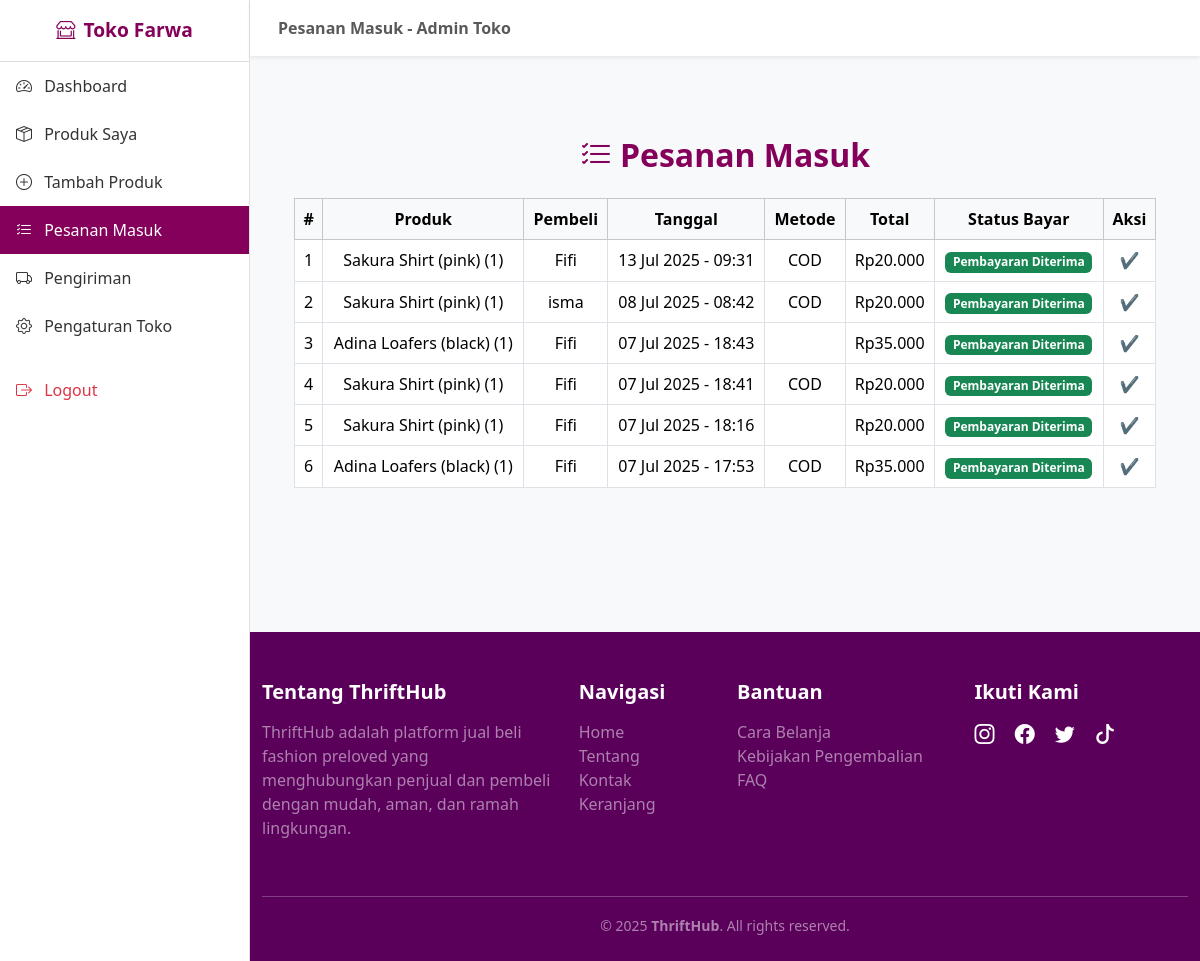
Screenshot of /index.php?url=store_orders (signed in) with the database file from the repository.
### tables this page shows
CREATE TABLE `pesanan` (
  `id` int(11) NOT NULL,
  `user_id` int(11) NOT NULL,
  `nama` varchar(100) NOT NULL,
  `alamat` text NOT NULL,
  `metode` enum('COD','Transfer') NOT NULL,
  `tanggal` datetime NOT NULL,
  `total` decimal(15,2) NOT NULL,
  `status_pengiriman` varchar(100) DEFAULT 'Diproses',
  `lokasi_pengiriman` varchar(100) DEFAULT 'Gudang',
  `estimasi_tiba` date DEFAULT NULL,
  `diterima` tinyint(1) DEFAULT 0,
  `order_id` varchar(100) DEFAULT NULL,
  `snap_token` varchar(100) DEFAULT NULL,
  `status_pembayaran` varchar(100) DEFAULT NULL,
  `payment_type` varchar(50) DEFAULT NULL,
  `transaction_time` datetime DEFAULT NULL
);

CREATE TABLE `users` (
  `id` int(11) NOT NULL,
  `name` varchar(100) NOT NULL,
  `email` varchar(100) NOT NULL,
  `password` varchar(255) NOT NULL,
  `role` enum('admin','user') NOT NULL,
  `created_at` timestamp NOT NULL DEFAULT current_timestamp(),
  `is_seller` tinyint(1) DEFAULT 0,
  `nama_toko` varchar(100) DEFAULT NULL,
  `deskripsi_toko` text DEFAULT NULL,
  `telepon` varchar(20) DEFAULT NULL,
  `alamat_toko` varchar(100) DEFAULT NULL
);

### views/seller/store_orders.php (the view, shortened to what this page needs)
<?php
include 'config/database.php';
$seller_id = $_SESSION['user']['id'];
$sql = "
SELECT p.id AS pesanan_id, u.name AS pembeli, p.tanggal, p.metode, p.status_pembayaran, p.order_id,
       GROUP_CONCAT(CONCAT(pr.nama, ' (', pi.jumlah, ')') SEPARATOR ', ') AS daftar_produk,
       SUM(pi.harga * pi.jumlah) AS total
FROM pesanan p
JOIN users u ON u.id = p.user_id
JOIN pesanan_item pi ON pi.pesanan_id = p.id
JOIN produk pr ON pi.produk_id = pr.id
WHERE pr.user_id = ?
GROUP BY p.id
ORDER BY p.tanggal DESC
";
$stmt = $conn->prepare($sql);
$stmt->bind_param("i", $seller_id);
$stmt->execute();
$result = $stmt->get_result();
?>
<div class="container py-5">
  <h2 class="fw-bold mb-4 text-center" style="color: #85005A;">
    <i class="bi bi-list-check me-2"></i>Pesanan Masuk
  </h2>
  <?php if ($result->num_rows > 0): ?>
  <div class="table-responsive">
    <table class="table table-bordered table-hover align-middle text-center">
      <thead class="table-light">
        <tr>
          <th>#</th>
          <th>Produk</th>
          <th>Pembeli</th>
          <th>Tanggal</th>
          <th>Metode</th>
          <th>Total</th>
          <th>Status Bayar</th>
          <th>Aksi</th>
        </tr>
      </thead>
      <tbody>
        <?php $no=1; while ($r = $result->fetch_assoc()): ?>
        <tr>
          <td><?= $no++ ?></td>
          <td><?= htmlspecialchars($r['daftar_produk']) ?></td>
          <td><?= htmlspecialchars($r['pembeli']) ?></td>
          <td><?= date('d M Y - H:i', strtotime($r['tanggal'])) ?></td>
          <td><?= $r['metode'] ?></td>
          <td>Rp<?= number_format($r['total'], 0, ',', '.') ?></td>
          <td>
            <span class="badge <?= $r['status_pembayaran'] === 'Pembayaran Diterima' ? 'bg-success' : 'bg-custom-yellow' ?>">
              <?= $r['status_pembayaran'] ?>
            </span>
          </td>
          <td>
            <?php if ($r['status_pembayaran'] !== 'Pembayaran Diterima'): ?>
              <form action="controllers/admin_update_bayar.php" method="POST" class="d-inline">
                <input type="hidden" name="pesanan_id" value="<?= $r['pesanan_id'] ?>">
                <button type="submit" class="btn btn-sm rounded-pill" style="border-color: #85005A; color: #85005A;">
                  Tandai Dibayar
                </button>
              </form>
            <?php else: ?>
              <span class="text-success fw-bold">✔️</span>
            <?php endif; ?>
          </td>
        </tr>
        <?php endwhile; ?>
      </tbody>
    </table>
  </div>
  <?php endif; ?>
</div>
<?php
include __DIR__ . '/../layouts/admin_store_dashboard.php';
?>

### views/layouts/admin_store_dashboard.php (style rules this page uses)
body { font-family: 'Segoe UI', sans-serif; background-color: #f8f9fa; }

### rows the page displays
pesanan: daftar_produk "Sakura Shirt (pink) (1)", user.name "Fifi", tanggal "13 Jul 2025 - 09:31", metode "COD", total "20.000", status_pembayaran "Pembayaran Diterima"
pesanan: daftar_produk "Sakura Shirt (pink) (1)", user.name "isma", tanggal "08 Jul 2025 - 08:42", metode "COD", total "20.000", status_pembayaran "Pembayaran Diterima"
pesanan: daftar_produk "Adina Loafers (black) (1)", user.name "Fifi", tanggal "07 Jul 2025 - 18:43", total "35.000", status_pembayaran "Pembayaran Diterima"
pesanan: daftar_produk "Sakura Shirt (pink) (1)", user.name "Fifi", tanggal "07 Jul 2025 - 18:41", metode "COD", total "20.000", status_pembayaran "Pembayaran Diterima"
pesanan: daftar_produk "Sakura Shirt (pink) (1)", user.name "Fifi", tanggal "07 Jul 2025 - 18:16", total "20.000", status_pembayaran "Pembayaran Diterima"
pesanan: daftar_produk "Adina Loafers (black) (1)", user.name "Fifi", tanggal "07 Jul 2025 - 17:53", metode "COD", total "35.000", status_pembayaran "Pembayaran Diterima"

### other values shown
$nama_toko "Toko Farwa"
$label "Dashboard Produk Saya Tambah Produk Pesanan Masuk Pengiriman Pengaturan Toko"
$title "Pesanan Masuk - Admin Toko"
